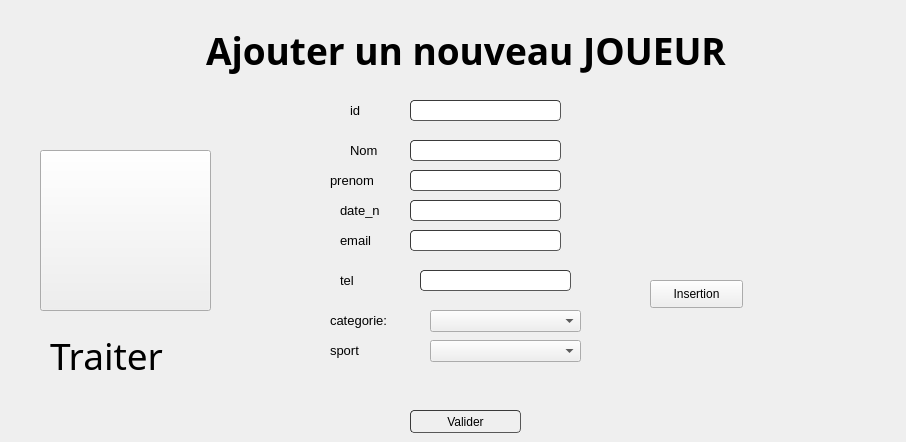
       <widget class="QWidget" name="page_10">
        <widget class="QLabel" name="label_16">
         <property name="geometry">
          <rect>
           <x>340</x>
           <y>270</y>
           <width>61</width>
           <height>21</height>
          </rect>
         </property>
         <property name="font">
          <font>
           <pointsize>10</pointsize>
          </font>
         </property>
         <property name="text">
          <string>tel</string>
         </property>
        </widget>
        <widget class="QLabel" name="label_13">
         <property name="geometry">
          <rect>
           <x>340</x>
           <y>230</y>
           <width>61</width>
           <height>21</height>
          </rect>
         </property>
         <property name="font">
          <font>
           <pointsize>10</pointsize>
          </font>
         </property>
         <property name="text">
          <string>email</string>
         </property>
        </widget>
        <widget class="QLabel" name="label_20">
         <property name="geometry">
          <rect>
           <x>350</x>
           <y>100</y>
           <width>41</width>
           <height>21</height>
          </rect>
         </property>
         <property name="font">
          <font>
           <pointsize>10</pointsize>
          </font>
         </property>
         <property name="text">
          <string>id</string>
         </property>
        </widget>
        <widget class="QLineEdit" name="daten_j">
         <property name="geometry">
          <rect>
           <x>410</x>
           <y>200</y>
           <width>151</width>
           <height>21</height>
          </rect>
         </property>
         <property name="styleSheet">
          <string notr="true">	border-width: 1px; border-radius: 4px;
	border-color: rgb(58, 58, 58);
	border-style: inset;
	padding: 0 8px;


	selection-color: rgb(60, 63, 65);</string>
         </property>
        </widget>
        <widget class="QLineEdit" name="email_j">
         <property name="geometry">
          <rect>
           <x>410</x>
           <y>230</y>
           <width>151</width>
           <height>21</height>
          </rect>
         </property>
         <property name="styleSheet">
          <string notr="true">	border-width: 1px; border-radius: 4px;
	border-color: rgb(58, 58, 58);
	border-style: inset;
	padding: 0 8px;


	selection-color: rgb(60, 63, 65);</string>
         </property>
        </widget>
        <widget class="QLabel" name="label_15">
         <property name="geometry">
          <rect>
           <x>340</x>
           <y>200</y>
           <width>61</width>
           <height>21</height>
          </rect>
         </property>
         <property name="font">
          <font>
           <pointsize>10</pointsize>
          </font>
         </property>
         <property name="text">
          <string>date_n</string>
         </property>
        </widget>
        <widget class="QLineEdit" name="nom_j">
         <property name="geometry">
          <rect>
           <x>410</x>
           <y>140</y>
           <width>151</width>
           <height>21</height>
          </rect>
         </property>
         <property name="styleSheet">
          <string notr="true">	border-width: 1px; border-radius: 4px;
	border-color: rgb(58, 58, 58);
	border-style: inset;
	padding: 0 8px;


	selection-color: rgb(60, 63, 65);</string>
         </property>
        </widget>
        <widget class="QLineEdit" name="prenom_j">
         <property name="geometry">
          <rect>
           <x>410</x>
           <y>170</y>
           <width>151</width>
           <height>21</height>
          </rect>
         </property>
         <property name="styleSheet">
          <string notr="true">	border-width: 1px; border-radius: 4px;
	border-color: rgb(58, 58, 58);
	border-style: inset;
	padding: 0 8px;


	selection-color: rgb(60, 63, 65);</string>
         </property>
        </widget>
        <widget class="QLabel" name="label_14">
         <property name="geometry">
          <rect>
           <x>330</x>
           <y>170</y>
           <width>71</width>
           <height>21</height>
          </rect>
         </property>
         <property name="font">
          <font>
           <pointsize>10</pointsize>
          </font>
         </property>
         <property name="text">
          <string>prenom</string>
         </property>
        </widget>
        <widget class="QPushButton" name="Valider_j">
         <property name="geometry">
          <rect>
           <x>410</x>
           <y>410</y>
           <width>111</width>
           <height>23</height>
          </rect>
         </property>
         <property name="styleSheet">
          <string notr="true">	border-width: 1px; border-radius: 4px;
	border-color: rgb(58, 58, 58);
	border-style: inset;
	padding: 0 8px;


	selection-color: rgb(60, 63, 65);</string>
         </property>
         <property name="text">
          <string>Valider</string>
         </property>
         <property name="icon">
          <iconset>
           <normaloff>:/icons/icons8_checkmark_96px.png</normaloff>:/icons/icons8_checkmark_96px.png</iconset>
         </property>
        </widget>
        <widget class="QLabel" name="label_21">
         <property name="geometry">
          <rect>
           <x>206</x>
           <y>20</y>
           <width>691</width>
           <height>61</height>
          </rect>
         </property>
         <property name="font">
          <font>
           <family>Nueva Std</family>
           <pointsize>28</pointsize>
           <weight>75</weight>
           <bold>true</bold>
          </font>
         </property>
         <property name="text">
          <string>Ajouter un nouveau JOUEUR</string>
         </property>
         <property name="textFormat">
          <enum>Qt::RichText</enum>
         </property>
        </widget>
        <widget class="QLineEdit" name="id_j">
         <property name="geometry">
          <rect>
           <x>410</x>
           <y>100</y>
           <width>151</width>
           <height>21</height>
          </rect>
         </property>
         <property name="styleSheet">
          <string notr="true">	border-width: 1px; border-radius: 4px;
	border-color: rgb(58, 58, 58);
	border-style: inset;
	padding: 0 8px;


	selection-color: rgb(60, 63, 65);</string>
         </property>
        </widget>
        <widget class="QLabel" name="label_22">
         <property name="geometry">
          <rect>
           <x>350</x>
           <y>140</y>
           <width>41</width>
           <height>21</height>
          </rect>
         </property>
         <property name="font">
          <font>
           <pointsize>10</pointsize>
          </font>
         </property>
         <property name="text">
          <string>Nom</string>
         </property>
        </widget>
        <widget class="QLineEdit" name="tel_j">
         <property name="geometry">
          <rect>
           <x>420</x>
           <y>270</y>
           <width>151</width>
           <height>21</height>
          </rect>
         </property>
         <property name="styleSheet">
          <string notr="true">	border-width: 1px; border-radius: 4px;
	border-color: rgb(58, 58, 58);
	border-style: inset;
	padding: 0 8px;


	selection-color: rgb(60, 63, 65);</string>
         </property>
        </widget>
        <widget class="QPushButton" name="traiter_j">
         <property name="geometry">
          <rect>
           <x>40</x>
           <y>150</y>
           <width>171</width>
           <height>161</height>
          </rect>
         </property>
         <property name="styleSheet">
          <string notr="true">image: url(:/new/prefix1/icons/icons8_american_football_player_96px.png);</string>
         </property>
         <property name="text">
          <string/>
         </property>
         <property name="icon">
          <iconset>
           <normaloff>:/icons/1458512 (1).png</normaloff>:/icons/1458512 (1).png</iconset>
         </property>
         <property name="iconSize">
          <size>
           <width>150</width>
           <height>150</height>
          </size>
         </property>
         <property name="autoDefault">
          <bool>false</bool>
         </property>
        </widget>
        <widget class="QLabel" name="label_23">
         <property name="geometry">
          <rect>
           <x>50</x>
           <y>330</y>
           <width>161</width>
           <height>51</height>
          </rect>
         </property>
         <property name="font">
          <font>
           <family>Nueva Std Cond</family>
           <pointsize>28</pointsize>
          </font>
         </property>
         <property name="text">
          <string>Traiter</string>
         </property>
        </widget>
        <widget class="QPushButton" name="insertion_j">
         <property name="geometry">
          <rect>
           <x>650</x>
           <y>280</y>
           <width>93</width>
           <height>28</height>
          </rect>
         </property>
         <property name="text">
          <string>Insertion</string>
         </property>
        </widget>
        <widget class="QLabel" name="image_j">
         <property name="geometry">
          <rect>
           <x>620</x>
           <y>180</y>
           <width>161</width>
           <height>81</height>
          </rect>
         </property>
         <property name="text">
          <string/>
         </property>
        </widget>
        <widget class="QComboBox" name="categ">
         <property name="geometry">
          <rect>
           <x>430</x>
           <y>310</y>
           <width>151</width>
           <height>22</height>
          </rect>
         </property>
        </widget>
        <widget class="QLabel" name="label_34">
         <property name="geometry">
          <rect>
           <x>330</x>
           <y>310</y>
           <width>81</width>
           <height>21</height>
          </rect>
         </property>
         <property name="font">
          <font>
           <pointsize>10</pointsize>
          </font>
         </property>
         <property name="text">
          <string>categorie:</string>
         </property>
        </widget>
        <widget class="QComboBox" name="sport_2">
         <property name="geometry">
          <rect>
           <x>430</x>
           <y>340</y>
           <width>151</width>
           <height>22</height>
          </rect>
         </property>
        </widget>
        <widget class="QLabel" name="label_35">
         <property name="geometry">
          <rect>
           <x>330</x>
           <y>340</y>
           <width>81</width>
           <height>21</height>
          </rect>
         </property>
         <property name="font">
          <font>
           <pointsize>10</pointsize>
          </font>
         </property>
         <property name="text">
          <string>sport</string>
         </property>
        </widget>
        <widget class="QLabel" name="dateEdit_j">
         <property name="geometry">
          <rect>
           <x>690</x>
           <y>335</y>
           <width>141</width>
           <height>41</height>
          </rect>
         </property>
         <property name="text">
          <string/>
         </property>
        </widget>
       </widget>
